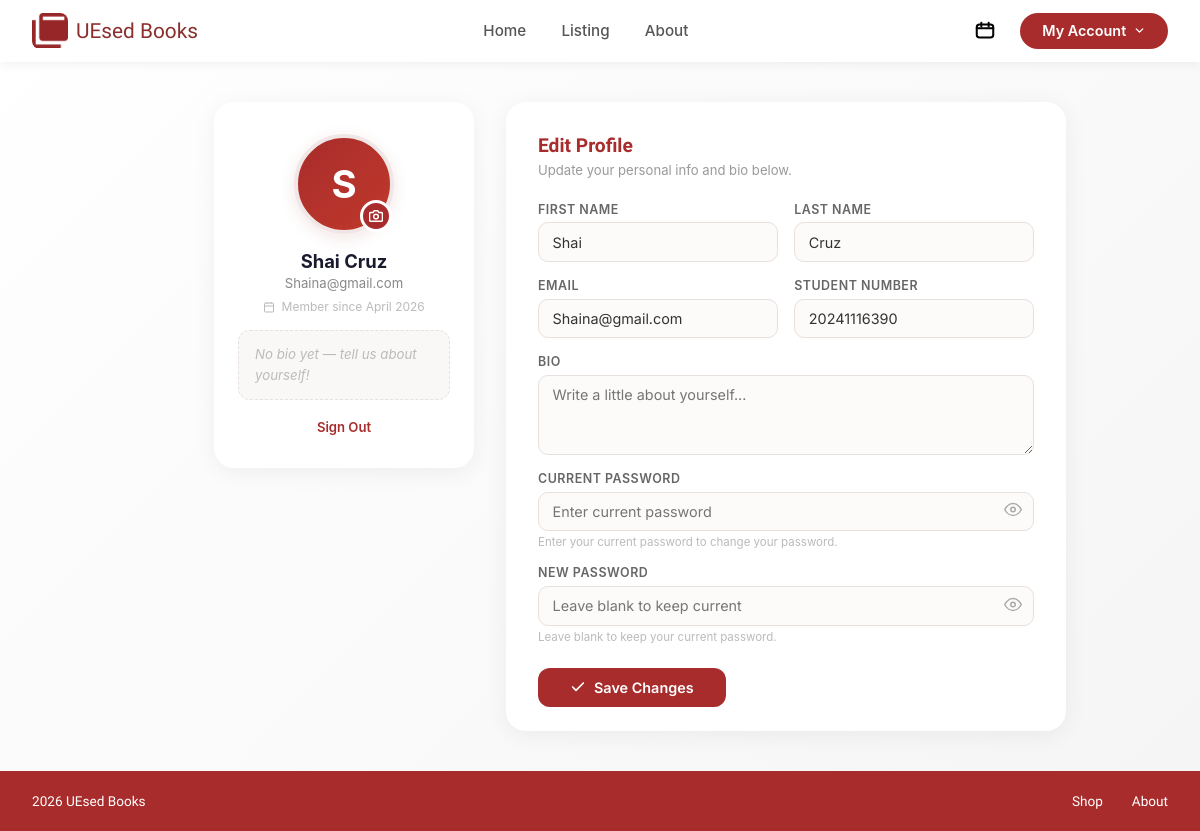
Page /account.php (signed in) on the committed database.
### tables this page shows
CREATE TABLE `users` (
  `id` int(11) NOT NULL,
  `first_name` varchar(50) NOT NULL,
  `last_name` varchar(50) NOT NULL,
  `email` varchar(100) NOT NULL,
  `student_number` varchar(20) NOT NULL,
  `password` varchar(255) NOT NULL,
  `created_at` timestamp NOT NULL DEFAULT current_timestamp(),
  `bio` text DEFAULT NULL,
  `profile_photo` varchar(255) NOT NULL DEFAULT ''
);

### account.php (the view, shortened to what this page needs)
<?php
require_once 'connect.php';
$userId = $_SESSION['user_id'];
$stmt = $conn->prepare("SELECT first_name, last_name, email, student_number, bio, profile_photo, created_at FROM users WHERE id = ?");
$stmt->bind_param("i", $userId);
$stmt->execute();
$user = $stmt->get_result()->fetch_assoc();
$userInitial = strtoupper(mb_substr($user['first_name'], 0, 1));
$memberSince = date('F Y', strtotime($user['created_at']));
?>
<!DOCTYPE html>
<html lang="en">
<head>
    <link rel="stylesheet" href="style.css">
</head>
<body class="account-body">
<div class="account-page">
    <header class="home-header">
        <div class="home-header-inner">
            <a href="home.php" class="home-logo">
                <img src="images/5.png" alt="UEsed Books Logo">
                <span>UEsed Books</span>
            </a>
            <nav class="home-nav">
                <a href="home.php">Home</a>
                <a href="listing.php">Listing</a>
                <a href="about.php">About</a>
            </nav>
            <div class="account-actions-group">
                <a href="history.php" title="Transactions" style="display:inline-block;vertical-align:middle;margin-right:0.5rem;">
</a>
    <div class="account-dropdown">
        <a href="account.php" class="home-account-btn">
            My Account
            <svg width="13" height="13" viewBox="0 0 24 24" fill="none" stroke="currentColor" stroke-width="2.5" stroke-linecap="round" stroke-linejoin="round">
                <polyline points="6 9 12 15 18 9"/>
            </svg>
        </a>
    </div>
</div>
    </header>
    <div class="account-container">
        <div class="profile-card">
            <div class="profile-avatar-wrap">
                <?php if (!empty($user['profile_photo']) && file_exists($user['profile_photo'])): ?>
                    <img class="profile-avatar" src="<?php echo htmlspecialchars($user['profile_photo']); ?>" alt="Profile">
                <?php else: ?>
                    <div class="profile-avatar-placeholder"><?php echo $userInitial; ?></div>
                <?php endif; ?>
                <button class="profile-camera-btn" id="cameraBtn" title="Change photo">
                    <svg width="14" height="14" viewBox="0 0 24 24" fill="none" stroke="currentColor" stroke-width="2.5" stroke-linecap="round" stroke-linejoin="round"><path d="M23 19a2 2 0 0 1-2 2H3a2 2 0 0 1-2-2V8a2 2 0 0 1 2-2h4l2-3h6l2 3h4a2 2 0 0 1 2 2z"/><circle cx="12" cy="13" r="4"/></svg>
                </button>
            </div>
            <div class="profile-name"><?php echo htmlspecialchars($user['first_name'] . ' ' . $user['last_name']); ?></div>
            <div class="profile-email"><?php echo htmlspecialchars($user['email']); ?></div>
            <div class="profile-member">
                <svg width="12" height="12" viewBox="0 0 24 24" fill="none" stroke="currentColor" stroke-width="2"><rect x="3" y="4" width="18" height="18" rx="2" ry="2"/><line x1="16" y1="2" x2="16" y2="6"/><line x1="8" y1="2" x2="8" y2="6"/><line x1="3" y1="10" x2="21" y2="10"/></svg>
                Member since <?php echo $memberSince; ?>
            </div>
            <div class="profile-bio">
                <?php if (!empty($user['bio'])): ?>
                    <?php echo nl2br(htmlspecialchars($user['bio'])); ?>
                <?php else: ?>
                    <span class="profile-bio-empty">No bio yet — tell us about yourself!</span>
                <?php endif; ?>
            </div>
            <a href="logout.php" class="profile-logout">Sign Out</a>
        </div>
        <div class="edit-card">
            <h2>Edit Profile</h2>
            <p class="edit-subtitle">Update your personal info and bio below.</p>
            <form method="POST" id="editForm" autocomplete="off">
                <div class="edit-form-row">
                    <div class="edit-form-group">
                        <label>First Name</label>
                        <input type="text" name="first_name" value="<?php echo htmlspecialchars($user['first_name']); ?>" required>
                    </div>
                    <div class="edit-form-group">
                        <label>Last Name</label>
                        <input type="text" name="last_name" value="<?php echo htmlspecialchars($user['last_name']); ?>" required>
                    </div>
                </div>
                <div class="edit-form-row">
                    <div class="edit-form-group">
                        <label>Email</label>
                        <input type="email" name="email" value="<?php echo htmlspecialchars($user['email']); ?>" required>
                    </div>
                    <div class="edit-form-group">
                        <label>Student Number</label>
                        <input type="text" name="student_number" value="<?php echo htmlspecialchars($user['student_number']); ?>" required>
                    </div>
                </div>
                <div class="edit-form-row">
                    <div class="edit-form-group full">
                        <label>Bio</label>
                        <textarea name="bio" placeholder="Write a little about yourself..."><?php echo htmlspecialchars($user['bio'] ?? ''); ?></textarea>
                    </div>
                </div>
                <div class="edit-form-row">
                    <div class="edit-form-group full">
                        <label>Current Password</label>
                        <div class="edit-pw-wrap">
                            <input type="password" name="current_password" id="currentPwInput" placeholder="Enter current password" autocomplete="current-password">
                            <button type="button" class="edit-pw-toggle" id="currentPwToggle" title="Show password">
                                <svg width="18" height="18" viewBox="0 0 24 24" fill="none" stroke="currentColor" stroke-width="2" stroke-linecap="round" stroke-linejoin="round"><path d="M1 12s4-8 11-8 11 8 11 8-4 8-11 8-11-8-11-8z"/><circle cx="12" cy="12" r="3"/></svg>
                            </button>
                        </div>
                        <span class="pw-hint">Enter your current password to change your password.</span>
                    </div>
                </div>
                <div class="edit-form-row">
                    <div class="edit-form-group full">
                        <label>New Password</label>
                        <div class="edit-pw-wrap">
                            <input type="password" name="new_password" id="newPwInput" placeholder="Leave blank to keep current" autocomplete="new-password">
                            <button type="button" class="edit-pw-toggle" id="pwToggle" title="Show password">
                                <svg width="18" height="18" viewBox="0 0 24 24" fill="none" stroke="currentColor" stroke-width="2" stroke-linecap="round" stroke-linejoin="round"><path d="M1 12s4-8 11-8 11 8 11 8-4 8-11 8-11-8-11-8z"/><circle cx="12" cy="12" r="3"/></svg>
                            </button>
                        </div>
                        <span class="pw-hint">Leave blank to keep your current password.</span>
                    </div>
                </div>
                <button type="submit" class="edit-save-btn">
                    <svg width="16" height="16" viewBox="0 0 24 24" fill="none" stroke="currentColor" stroke-width="2.5" stroke-linecap="round" stroke-linejoin="round"><polyline points="20 6 9 17 4 12"/></svg>
                    Save Changes
                </button>
            </form>
        </div>
    </div>
    <footer class="home-footer">
        <div class="home-footer-left">2026 UEsed Books</div>
        <div class="home-footer-right">
            <a href="listing.php">Shop</a>
            <a href="about.php">About</a>
        </div>
    </footer>
</div>
</body>
</html>

### style.css (style rules this page uses)
body { font-family: -apple-system, BlinkMacSystemFont, 'Segoe UI', Roboto, 'Helvetica Neue', Arial, sans-serif; background: linear-gradient(135deg, #ffffff 0%, #f5f5f5 100%); color: #333; }

### rows in the picture
users: first_name "S", first_name+last_name "Shai Cruz", email "Shaina@gmail.com", created_at "April 2026", first_name "Shai", last_name "Cruz", student_number "20241116390"
